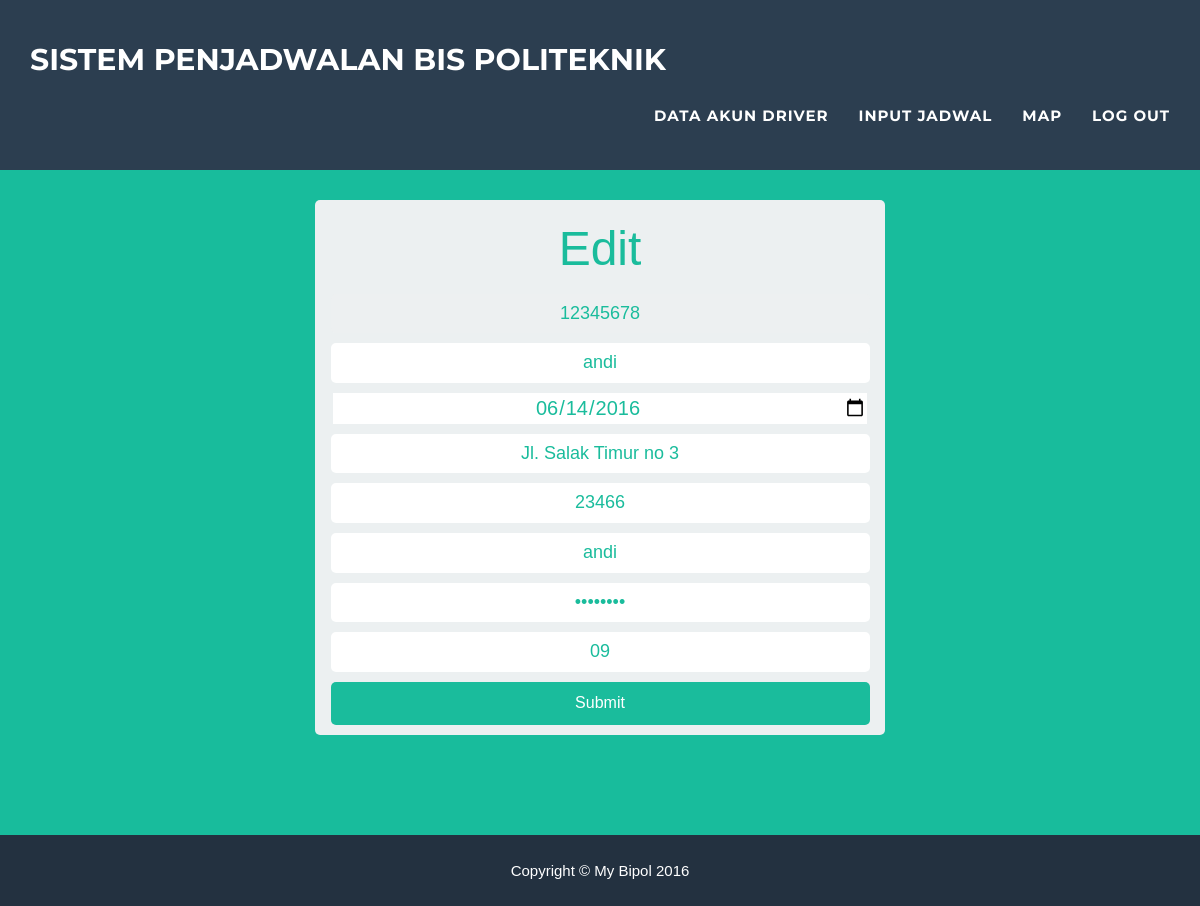
The app's page /EditDriver.php?id=12345678 with its own data.
### tables this page shows
CREATE TABLE IF NOT EXISTS `pegawai` (
  `nip` char(18) NOT NULL DEFAULT '',
  `Nama` varchar(30) NOT NULL,
  `tgl_lahir` date DEFAULT NULL,
  `jabatan` varchar(20) DEFAULT NULL,
  `no_telp` char(15) DEFAULT NULL,
  `alamat` varchar(100) DEFAULT NULL,
  `username` varchar(20) NOT NULL DEFAULT '',
  `password` varchar(20) DEFAULT NULL,
  `no_bis` varchar(4) DEFAULT NULL
);

### EditDriver.php (the view, shortened to what this page needs)
<!DOCTYPE html>
<html lang="en">
<head>
    <link href="css/bootstrap.min.css" rel="stylesheet">
    <link href="css/freelancer.css" rel="stylesheet">
	<link rel="stylesheet" href="css/login.css">
    <link href="font-awesome/css/font-awesome.min.css" rel="stylesheet" type="text/css">
</head>
<body id="page-top" class="index">
    <nav class="navbar navbar-default navbar-fixed-top">
        <div class="container">
            <div class="navbar-header page-scroll">
                <a class="navbar-brand" href="#page-top">SISTEM PENJADWALAN BIS POLITEKNIK</a>
            </div>
        </div>
    </nav>
    <nav class="navbar navbar-default navbar-fixed-top">
        <div class="container">
            <div class="navbar-header page-scroll">
                <a class="navbar-brand" href="#page-top">SISTEM PENJADWALAN BIS POLITEKNIK</a>
            </div>
            <div class="collapse navbar-collapse" id="bs-example-navbar-collapse-1">
                <ul class="nav navbar-nav navbar-right">
                    <li class="page-scroll">
                        <a href="admin.php">Data Akun Driver</a>
                    </li>
                    <li class="page-scroll">
                        <a href="inputjadwal.php">Input Jadwal</a>
                    </li>
					<li class="page-scroll">
                        <a href="map.php">Map</a>
                    </li>
					<li class="page-scroll">
                        <a href="awal.php">Log out</a>
					</li>
                </ul>
            </div>
        </div>
    </nav>
	<header>
        <div class="container">
            <div class="row">
                <div class="col-lg-12">
				<center>
					<div class="formholder">
						<div class="randompad">
						<?php
							$nip = $_SESSION['id'];
							$tb=mysql_query("SELECT * FROM pegawai where nip='$nip'");
							while($col=mysql_fetch_array($tb)){
						?>
						<font size="20px">Edit</font>
							<fieldset>
                                <form method="POST" action="EditDriverAct.php">
								<input type="text" placeholder="NIP" style="text-align:center" name="nip" value="<?php echo $col['nip']?>" disabled >
								<input type="text" placeholder="Nama" style="text-align:center" name="nama" value="<?php echo $col['Nama']?>"/>
                                <input type="date" placeholder="Tanggal Lahir" style="text-align:center; border:0; width:97%;" name="ttl" value="<?php echo $col['tgl_lahir']?>"/>
                                <input type="text" placeholder="Alamat" style="text-align:center" name="alamat" value="<?php echo $col['alamat']?>"/>
                                <input type="text" placeholder="No Telepon" style="text-align:center" name="telp" value="<?php echo $col['no_telp']?>"/>
								<input type="text" placeholder="Username" style="text-align:center" name="username" value="<?php echo $col['username']?>"/>
								<input type="password" placeholder="Password" style="text-align:center" name="pass" value="<?php echo $col['password']?>"/>
								<input type="text" placeholder="Nomor Bis" style="text-align:center" name="nobis" value="<?php echo $col['no_bis']?>"/>
								<input type="submit" name="Edit" value="Submit" />
                                </form>
							</fieldset>
						<?php
							}
						?>
						</div>
					</div>
				</center>
                </div>
            </div>
        </div>
    </header>
    <footer class="text-center">
        <div class="footer-below">
            <div class="container">
                <div class="row">
                    <div class="col-lg-12">
                        Copyright &copy; My Bipol 2016
                    </div>
                </div>
            </div>
        </div>
    </footer>
</body>
</html>

### css/freelancer.css (style rules this page uses)
body { overflow-x: hidden; }
a, a:hover, a:focus, a:active, a.active { outline: 0; color: #18bc9c; }
header { text-align: center; color: #fff; background: #18bc9c; }
header .container { padding-top: 100px; padding-bottom: 50px; }
@media (min-width:768px) { header .container { padding-top: 200px; padding-bottom: 100px; } }
@media (min-width:768px) { .navbar-fixed-top { padding: 25px 0; -webkit-transition: padding .3s; -moz-transition: padding .3s; transition: padding .3s; } }
@media (min-width:768px) { .navbar-fixed-top .navbar-brand { font-size: 2em; -webkit-transition: all .3s; -moz-transition: all .3s; transition: all .3s; } }
.navbar { text-transform: uppercase; font-family: Montserrat,"Helvetica Neue",Helvetica,Arial,sans-serif; font-weight: 700; }
.navbar .navbar-nav { letter-spacing: 1px; }
.navbar-default, .navbar-inverse { border: 0; }
footer { color: #fff; }
footer .footer-below { padding: 25px 0; background-color: #233140; }

### css/login.css (style rules this page uses)
* { margin: 0; padding: 0; }
body { margin: 0; padding: 0; font-family: Sans-serif; background: #2c3e50; }
fieldset { border: none; }
.formholder { background: #ecf0f1; width:50%; border-radius: 5px; padding-top: 5px; }
.formholder input[type="text"], .formholder input[type="password"] { padding: 7px 5px; margin: 10px 0; width: 98%; display: block; font-size: 18px; border-radius: 5px; border: none; -webkit-transition: 0.3s linear; -moz-transition: 0.3s linear; -o-transition: 0.3s linear; transition: 0.3s linear; }
.formholder input[type="submit"] { background: #1abc9c; padding: 10px; font-size: 80%; display: block; width: 98%; border: none; color: #fff; border-radius: 5px; }
.randompad { padding: 10px; font-size:20px; color:#1abc9c; }
a { color: #ecf0f1; text-decoration: none; }

### records on screen
pegawai: nip "12345678", nama "andi", ttl "06/14/2016", alamat "Jl. Salak Timur no 3", telp "23466", username "andi", nobis "09"
